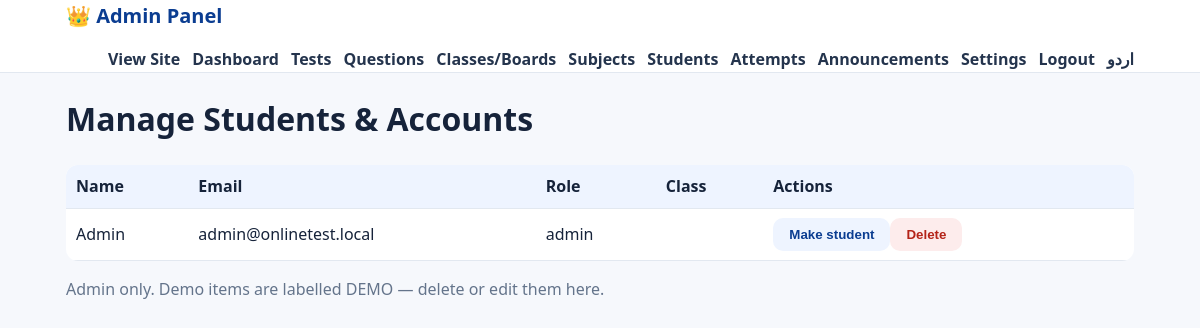
The page /admin/users.php (signed in) on the database its author committed.
### tables this page shows
CREATE TABLE IF NOT EXISTS users(id INT AUTO_INCREMENT PRIMARY KEY, name VARCHAR(120) NOT NULL, email VARCHAR(190) UNIQUE NOT NULL, password_hash VARCHAR(255) NOT NULL, role ENUM('student','admin') DEFAULT 'student', class_id INT NULL, created_at DATETIME DEFAULT CURRENT_TIMESTAMP, last_login DATETIME NULL, FOREIGN KEY(class_id) REFERENCES classes(id) ON DELETE SET NULL, INDEX(email));

### config.php (called while the page is built, shortened)
<?php
function db(){
    static $pdo=null;
    if($pdo===null){
        $pdo=new PDO('mysql:host='.DB_HOST.';dbname='.DB_NAME.';charset=utf8mb4',DB_USER,DB_PASS,
            [PDO::ATTR_ERRMODE=>PDO::ERRMODE_EXCEPTION,PDO::ATTR_DEFAULT_FETCH_MODE=>PDO::FETCH_ASSOC]);
    }
    return $pdo;
}
function e($s){ return htmlspecialchars((string)$s,ENT_QUOTES,'UTF-8'); }

### admin/users.php (the view, shortened to what this page needs)
<?php include 'header.php';
$rows=db()->query("SELECT u.*,c.name cls FROM users u LEFT JOIN classes c ON c.id=u.class_id ORDER BY u.id DESC")->fetchAll(); ?>
<h1>Manage Students &amp; Accounts</h1><table><tr><th>Name</th><th>Email</th><th>Role</th><th>Class</th><th>Actions</th></tr>
<?php foreach($rows as $r): ?><tr><td><?= e($r['name']) ?></td><td><?= e($r['email']) ?></td><td><?= e($r['role']) ?></td><td></td><td><form method="post" style="display:inline">
<?php if($r['role']==='student'): ?><button class="btn2" name="make_admin">Make admin</button><?php else: ?><button class="btn2" name="make_student">Make student</button><?php endif; ?>
<button class="btn2 danger" name="delete" data-confirm="Delete this account and its attempts?">Delete</button></form></td></tr><?php endforeach; ?></table>
<?php include 'footer.php'; ?>

### assets/css/style.css (style rules this page uses)
* { box-sizing:border-box }
body { margin:0;font-family:system-ui,-apple-system,Segoe UI,Roboto,Arial,sans-serif;background:#f6f8fc;color:#16233a;line-height:1.55 }
.btn,.btn2 { display:inline-block;background:#1565d8;color:#fff!important;border:0;border-radius:10px;padding:9px 16px;font-weight:700;cursor:pointer }
.btn2 { background:#eef4ff;color:#0b3d91!important }
.btn2.danger { background:#fdecec;color:#b42318!important }
form { max-width:640px }
table { width:100%;border-collapse:collapse;background:#fff;border-radius:12px;overflow:hidden }
th,td { padding:9px 10px;border-bottom:1px solid #e2e8f0;text-align:left }
th { background:#eef4ff }

### rows shown on the page
users: name "Admin", email "admin@onlinetest.local", role "admin", shows "Make student"
